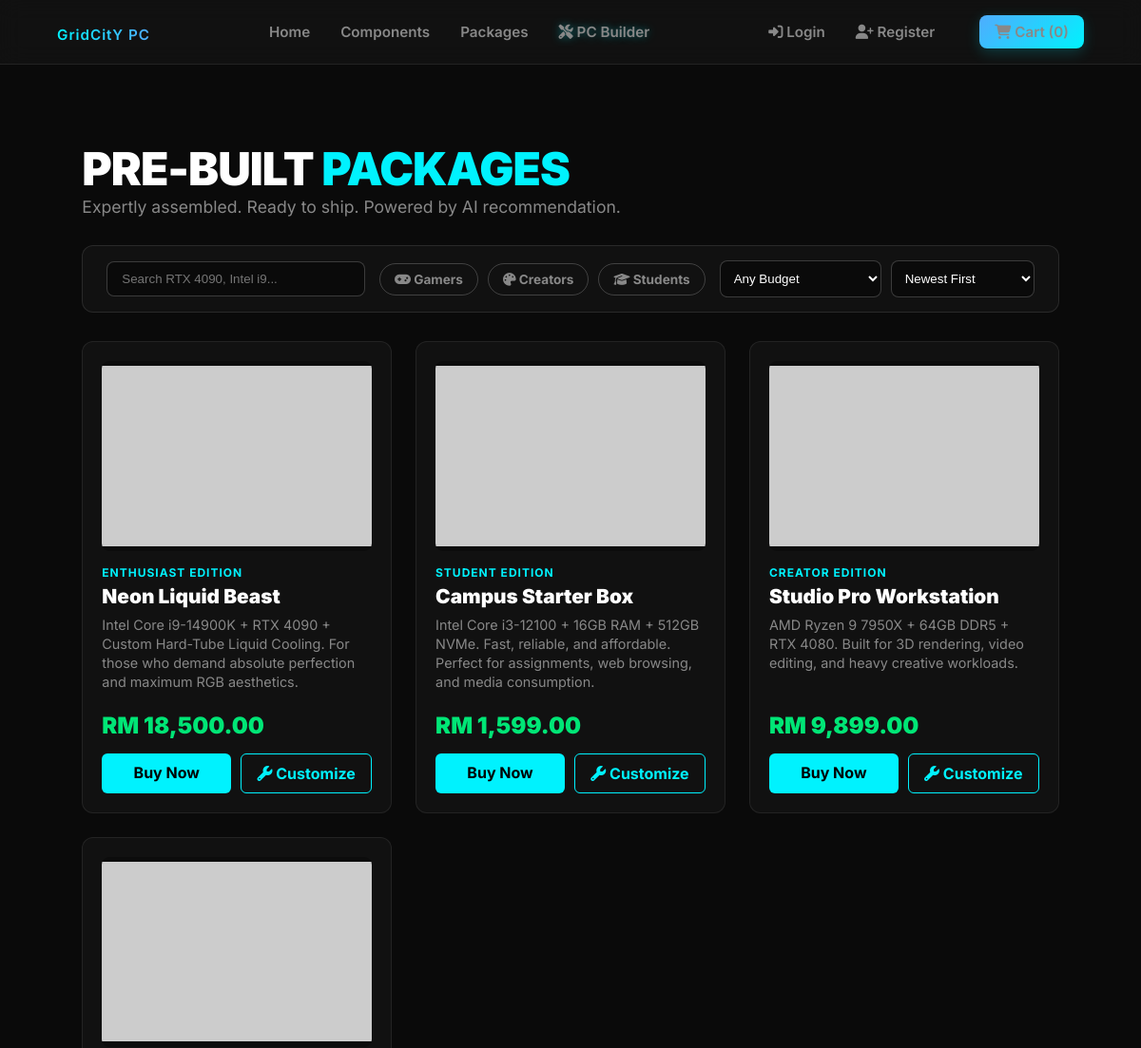
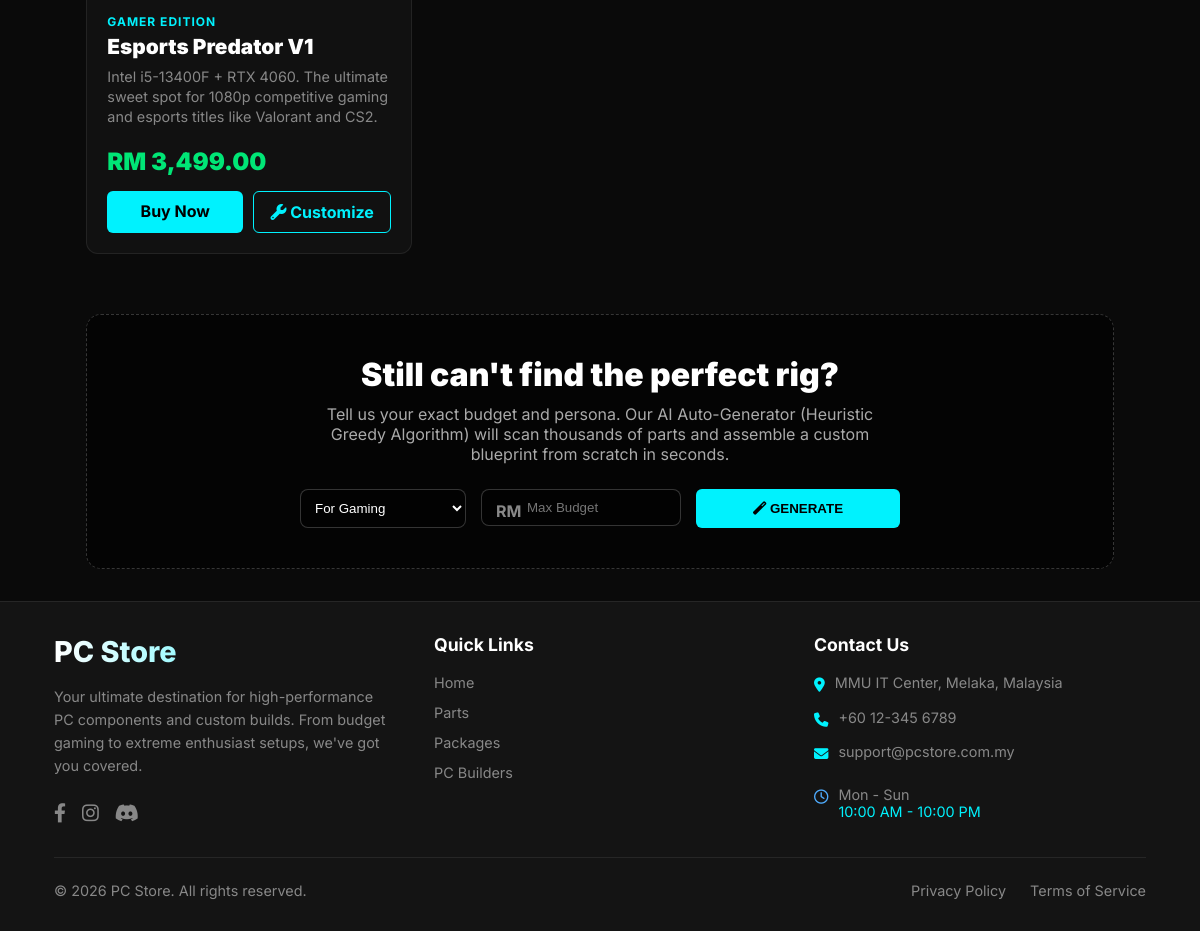
The page /packages.php on the database its author committed (2 pictures, top to bottom).
### tables this page shows
CREATE TABLE `packages` (
  `package_id` int(11) NOT NULL,
  `package_name` varchar(100) NOT NULL,
  `description` text DEFAULT NULL,
  `price` decimal(10,2) NOT NULL,
  `image_url` varchar(255) DEFAULT NULL,
  `target_persona` enum('Gamer','Creator','Student','Enthusiast') NOT NULL,
  `stock_status` enum('Available','Out of Stock') DEFAULT 'Available',
  `score_gamer` int(11) DEFAULT 0,
  `score_creator` int(11) DEFAULT 0,
  `score_student` int(11) DEFAULT 0,
  `score_enthusiast` int(11) DEFAULT 0,
  `created_at` timestamp NOT NULL DEFAULT current_timestamp()
);

### packages.php (the view, shortened to what this page needs)
<?php
require_once 'config.php';
$search_query = isset($_GET['search']) ? $conn->real_escape_string($_GET['search']) : '';
$persona_filter = isset($_GET['persona']) ? $conn->real_escape_string($_GET['persona']) : '';
$sort_by = isset($_GET['sort']) ? $_GET['sort'] : '';
$sql = "SELECT * FROM packages WHERE stock_status = 'Available'";
if ($sort_by == 'price_asc') { $sql .= " ORDER BY price ASC"; }
elseif ($sort_by == 'price_desc') { $sql .= " ORDER BY price DESC"; }
else { $sql .= " ORDER BY package_id DESC"; }
$catalog_result = mysqli_query($conn, $sql);
include 'includes/header.php';
?>
<div class="page-container">
    <div style="margin-bottom: 30px;">
        <h1 style="font-size: 3rem; font-weight: 900; color: #fff; margin: 0; letter-spacing: -1px;">PRE-BUILT <span style="color: var(--accent);">PACKAGES</span></h1>
        <p style="color: #888; font-size: 1.1rem;">Expertly assembled. Ready to ship. Powered by AI recommendation.</p>
    </div>
    <form action="packages.php" method="GET" class="filter-bar">
        <input type="text" name="search" class="search-box" placeholder="Search RTX 4090, Intel i9..." value="<?php echo htmlspecialchars($search_query); ?>">
        <div class="pill-group">
            <a href="packages.php?persona=Gamer" class="pill <?php echo $persona_filter == 'Gamer' ? 'active' : ''; ?>"><i class="fas fa-gamepad"></i> Gamers</a>
            <a href="packages.php?persona=Creator" class="pill <?php echo $persona_filter == 'Creator' ? 'active' : ''; ?>"><i class="fas fa-palette"></i> Creators</a>
            <a href="packages.php?persona=Student" class="pill <?php echo $persona_filter == 'Student' ? 'active' : ''; ?>"><i class="fas fa-graduation-cap"></i> Students</a>
        </div>
        <div style="display: flex; gap: 10px;">
            <select name="price" class="select-box" onchange="this.form.submit()">
                <option value="">Any Budget</option>
            </select>
            <select name="sort" class="select-box" onchange="this.form.submit()">
                <option value="new">Newest First</option>
            </select>
        </div>
    </form>
    <div class="pkg-grid">
        <?php if (mysqli_num_rows($catalog_result) > 0): ?>
            <?php while ($pkg = mysqli_fetch_assoc($catalog_result)): ?>
                <div class="pkg-card">
                    <img src="<?php echo htmlspecialchars($pkg['image_url'] ?? 'https://via.placeholder.com/280x200'); ?>" class="pkg-img">
                    <div style="font-size: 0.75rem; color: var(--accent); font-weight: bold; letter-spacing: 1px; margin-bottom: 5px; text-transform: uppercase;">
                        <?php echo htmlspecialchars($pkg['target_persona']); ?> EDITION
                    </div>
                    <div class="pkg-title"><?php echo htmlspecialchars($pkg['package_name']); ?></div>
                    <div class="pkg-desc"><?php echo htmlspecialchars($pkg['description']); ?></div>
                    <div class="pkg-price">RM <?php echo number_format($pkg['price'], 2); ?></div>
                    <div class="btn-group">
                        <a href="cart_add.php?pkg_id=<?php echo $pkg['package_id']; ?>" class="btn-buy">Buy Now</a>
                        <a href="builder_load_package.php?pkg_id=<?php echo $pkg['package_id']; ?>" class="btn-cust"><i class="fas fa-wrench"></i> Customize</a>
                    </div>
                </div>
            <?php endwhile; ?>
        <?php endif; ?>
    </div>
    <div class="engine2-box">
        <h2 style="color: #fff; font-size: 2rem; font-weight: 900; margin-bottom: 10px;">Still can't find the perfect rig?</h2>
        <p style="color: #aaa; margin-bottom: 25px; max-width: 600px; margin-left: auto; margin-right: auto;">
            Tell us your exact budget and persona. Our AI Auto-Generator (Heuristic Greedy Algorithm) will scan thousands of parts and assemble a custom blueprint from scratch in seconds.
        </p>
        <form action="auto_generate.php" method="POST" style="display: flex; gap: 15px; justify-content: center; max-width: 600px; margin: 0 auto;">
            <select name="target_persona" class="select-box" style="flex: 1;" required>
                <option value="Gamer">For Gaming</option>
            </select>
            <div style="position: relative; flex: 1;">
                <span style="position: absolute; left: 15px; top: 12px; color: #888; font-weight: bold;">RM</span>
                <input type="number" name="budget" class="search-box" style="width: 100%; padding-left: 45px;" placeholder="Max Budget" required min="1500" max="20000">
            </div>
            <button type="submit" class="btn-buy" style="border: none; cursor: pointer; padding: 0 30px;"><i class="fas fa-magic"></i> GENERATE</button>
        </form>
    </div>
</div>
<?php include 'includes/footer.php'; ?>

### rows shown on the page
packages: target_persona "ENTHUSIAST", package_name "Neon Liquid Beast", description "Intel Core i9-14900K + RTX 4090 + Custom Hard-Tube Liquid Cooling. For those who demand absolute perfection and maximum RGB aesthetics.", price "18,500.00"
packages: target_persona "STUDENT", package_name "Campus Starter Box", description "Intel Core i3-12100 + 16GB RAM + 512GB NVMe. Fast, reliable, and affordable. Perfect for assignments, web browsing, and media consumption.", price "1,599.00"
packages: target_persona "CREATOR", package_name "Studio Pro Workstation", description "AMD Ryzen 9 7950X + 64GB DDR5 + RTX 4080. Built for 3D rendering, video editing, and heavy creative workloads.", price "9,899.00"
packages: target_persona "GAMER", package_name "Esports Predator V1", description "Intel i5-13400F + RTX 4060. The ultimate sweet spot for 1080p competitive gaming and esports titles like Valorant and CS2.", price "3,499.00"
